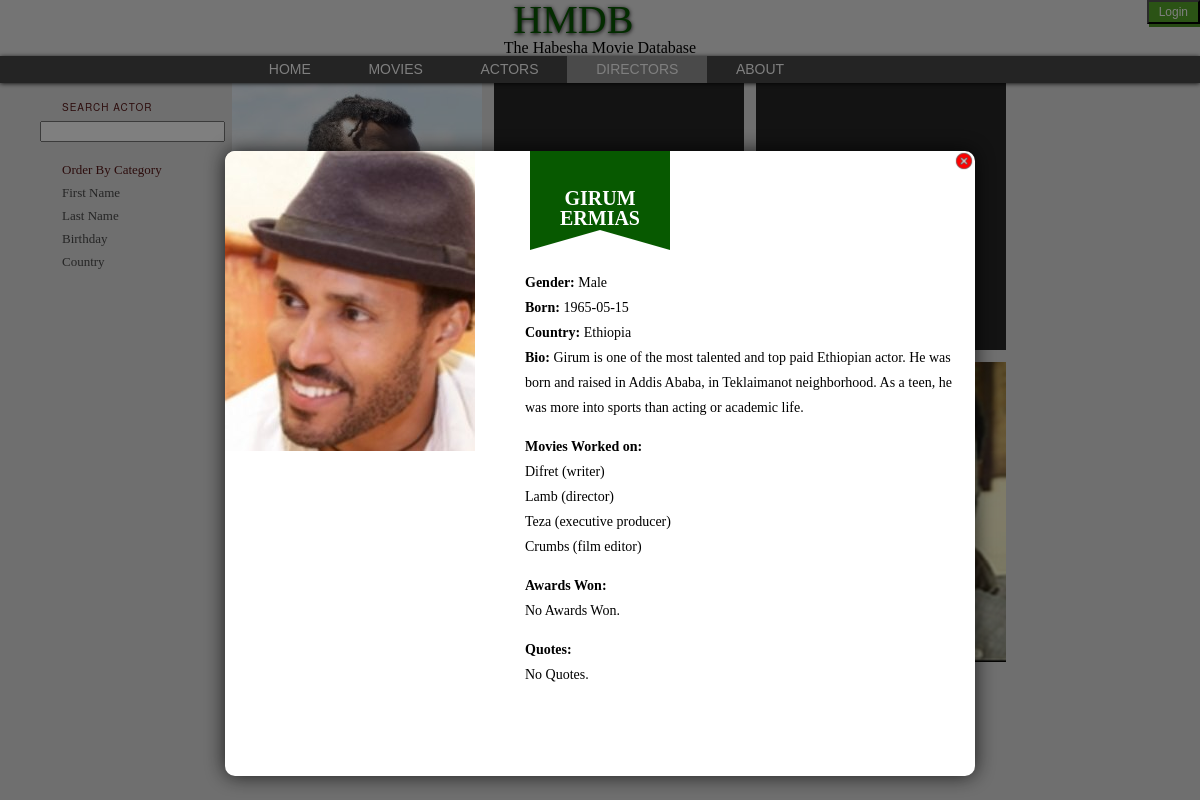
Screenshot of /hmdb_website/directors_view.php?person_info=19 with the database file from the repository.
### tables this page shows
CREATE TABLE `people` (
  `person_id` int(10) unsigned NOT NULL AUTO_INCREMENT,
  `first_name` varchar(30) NOT NULL,
  `last_name` varchar(30) NOT NULL,
  `gender` enum('M','F') NOT NULL,
  `Date_of_birth` date DEFAULT NULL,
  `country` varchar(30) DEFAULT NULL,
  `photo` text,
  `bio` text,
  PRIMARY KEY (`person_id`)
);

### hmdb_website/directors_view.php (the view, shortened to what this page needs)
<!DOCTYPE html>
<html>
    <head>
        <link href="style/prod-index.css" rel="stylesheet" type="text/css">
        <link rel="stylesheet" href="style/movies-style.css">
        <link rel="stylesheet" href="style/popup.css">
    </head>
    <body>
        <header id="top">
    <?php
        if(isset($_COOKIE["user"]) || isset($_COOKIE["admin"])){
            $usr_name = isset($_COOKIE["user"]) ? $_COOKIE["user"] : $_COOKIE["admin"];
            $usr_level = isset($_COOKIE["user"]) ? 0 : 1;
            $u_init = strtoupper($usr_name[0]);
            echo "<a href=\"usr_mgmt/logout.php?user=$usr_name&level=$usr_level\" style=\"float: right; font-size:14px;\">$usr_name (logout)</a>";
        }
        else{
    ?>
            <a href="usr_mgmt/index.php?current_page=movie_view.php"><button class="loginbtn" style="font-size: 12px; align-content: center">Login</button></a>
    <?php
        }
    ?>
    <h1>HMDB</h1>
    <h5 style="text-align: center">The Habesha Movie Database</h5>
        <nav id="mainNav">
            <ul class="centered">
                <li><a href="index.php">Home</a></li>
                <li><a href="movie_view.php">Movies</a></li>
                <li><a href="actors_view.php">Actors</a></li>
                <li><a href="#" class="thispage">Directors</a></li>
                <li><a href="about.php">About</a></li>
            </ul>
      </nav>
</header>
        <div id="thumbs-holder" style="display: block;">
        <?php
            $directors = "";
            if(isset($_GET["person_info"])){
                $editing_director = false;
                $person_info_id = $_GET["person_info"];
                if($person_info_id != "false"){
                    $cur_person = "SELECT * FROM people WHERE person_id = '$person_info_id'";
                    $person_info_result = mysql_query($cur_person);
                    $info_fname = mysql_result($person_info_result, 0, 'first_name');
                    $info_lname = mysql_result($person_info_result, 0, 'last_name');
                    $info_gender = mysql_result($person_info_result, 0, 'gender');
                    $info_birthday = mysql_result($person_info_result, 0, 'Date_of_birth');
                    $info_country = mysql_result($person_info_result, 0, 'country');
                    $info_photo = mysql_result($person_info_result, 0, 'photo');
                    $info_bio = mysql_result($person_info_result, 0, 'bio');
                    $cur_person_movies = "SELECT title, role_name FROM ((movie JOIN works_on ON movie.film_id=works_on.film_id) JOIN role ON role.role_id = works_on.role_id) WHERE person_id = '$person_info_id'";
                    $person_info_movies = mysql_query($cur_person_movies);
                    $info_mv_title = [];
                    $info_mv_role = [];
                    $n_mv_info = mysql_num_rows($person_info_movies);
                    for($o = 0; $o < $n_mv_info; $o++){
                        $info_mv_title[$o] = mysql_result($person_info_movies, $o, 'title');
                        $info_mv_role[$o] = mysql_result($person_info_movies, $o, 'role_name');
                    }
                    $cur_person_awards = "SELECT award.award_name, award.agency, award_given.year_given FROM award, award_given WHERE award.award_id = award_given.award_id AND award_given.person_id = $person_info_id";
                    $person_info_awards = mysql_query($cur_person_awards);
                    $n_award_info = mysql_num_rows($person_info_awards);
                    $cur_person_quotes = "SELECT movie.title, movie.released_date, quote.quote FROM movie, quote WHERE movie.film_id = quote.film_id AND quote.person_id = $person_info_id";
                    $person_info_quotes = mysql_query($cur_person_quotes);
                    $n_quotes_info = mysql_num_rows($person_info_quotes);
                    ?>
			<div id="modal-container" class="modal-container center-popup-cont open">
			  		<div style="margin-top: 151px;" class="popup-content">
			    		<div class="modal-top">
			      			<b><?php
                                    if(!$editing_director)
                                        echo $info_fname . " " . $info_lname;
                                    else{
                                        echo "<form method=\"post\" action=\"directors_view.php?person_info=$person_info_id\">";
                                        echo "<input type=\"text\" name=\"updated_firstname\" value=\"$info_fname\">";
                                        echo "<input type=\"text\" name=\"updated_lastname\" value=\"$info_lname\">";
                                    }
                                ?></b>
			    		</div>
			    		<div class="modal-text-cont-for-js">
						<div class="popup-content-install2">
			  				<div class="popup-left-img" style="background-image: url('<?php echo $info_photo; ?>')">
			  				</div>
			  				<div class="modal-text-cont">
                                <p><b>Gender:</b> <?php
                                                        if(!$editing_director)
                                                            if($info_gender == "F")
                                                                echo "Female";
                                                            else
                                                                echo "Male";
                                                        else
                                                            echo "<input type=\"text\" name=\"updated_gender\" value=\"$info_gender\">";
                                                    ?></p>
                                <p><b>Born:</b> <?php
                                                    if(!$editing_director)
                                                        echo $info_birthday;
                                                    else
                                                         echo "<input type=\"text\" name=\"updated_bdate\" value=\"$info_birthday\">";
                                                ?></p>
                                <p><b>Country:</b> <?php
                                                        if(!$editing_director)
                                                            echo $info_country;
                                                        else
                                                            echo "<input type=\"text\" name=\"updated_country\" value=\"$info_country\">";
                                                    ?></p>
                                <p><b>Bio:</b> <?php
                                                    if(!$editing_director)
                                                        echo $info_bio;
                                                    else{
                                                        echo "<textarea type=\"text\" name=\"updated_bio\">$info_bio</textarea>";
                                                        echo "<input type=\"submit\" name=\"submit_update\" value=\"Submit Update\">";
                                                        echo "</form>";
                                                    }
                                                ?></p>
                                <br><p><b>Movies Worked on:</b>
                                    <?php
                                    for($o = 0; $o < $n_mv_info; $o++){
                                        echo "<br>";
                                        echo $info_mv_title[$o] . " (" . $info_mv_role[$o] . ")";
                                    }
                                    ?>
                                    </p>
                                <br><p><b>Awards Won:</b>
                                    <?php
                                    if($n_award_info == 0)
                                        echo "<p>No Awards Won.</p>";
                                    ?>
                                    </p>
                                <br><p><b>Quotes:</b>
                                    <?php
                                    if($n_quotes_info == 0)
                                        echo "<p>No Quotes.</p>";
                                    ?>
                                    </p>
                                    <div class="btn-dwn-cont">
				  					<span><span class="browser-icon browser-icon-big" style="background-image:url('/img/browser/firefox.png')"></span></span>
								</div>
							</div>
						</div>
					</div>
                                            <a href="directors_view.php"><div class="close-modal close-modal-icon"></div></a>
			 	</div>
			</div>
                    <?php
                }
            }
            if(isset($_GET["f_name"])){
                $fname = sanitize($_GET["f_name"]);
                echo "<p>////////////////////////  $fname</p>";
                $directors = "SELECT * FROM people WHERE first_name like '%$fname%' or last_name like '%$fname%' AND person_id IN (SELECT person_id FROM works_on WHERE role_id = 1) ORDER BY person_id LIMIT 25";
            }
            else if(isset($_GET["country"])){
                $directors = "SELECT * FROM people WHERE person_id IN (SELECT person_id FROM works_on WHERE role_id = 1) ORDER BY country LIMIT 25";
            }
            else if(isset ($_GET["first"])){
                $directors = "SELECT * FROM people WHERE person_id IN (SELECT person_id FROM works_on WHERE role_id = 1) ORDER BY first_name LIMIT 25";
            }
            else if(isset($_GET["last"])){
                $directors = "SELECT * FROM people WHERE person_id IN (SELECT person_id FROM works_on WHERE role_id = 1) ORDER BY last_name DESC LIMIT 25";
            }
            else if(isset ($_GET["birthday"])){
                $directors = "SELECT * FROM people WHERE person_id IN (SELECT person_id FROM works_on WHERE role_id = 1) ORDER BY Date_of_birth DESC LIMIT 25";
            }
            else{
                $directors = "SELECT * FROM people  WHERE person_id IN (SELECT person_id FROM works_on WHERE role_id = 1) ORDER BY person_id LIMIT 25";
            }
            $ac_results = mysql_query($directors);
            $num_directors = mysql_num_rows($ac_results);
            for($i = 0; $i < $num_directors; $i++){
        ?>
        <div class="pic-thumb" >
        </div>
            <?php
            }
            ?>
    </div>
        <ul id="subnav" style="display: block;">
		<h4>Search Actor
		</h4>
		<li>
                    <form action="<?php echo $_SERVER["PHP_SELF"] ?>" method="get">
                        <input type="search" autocomplete="" name="f_name"><br><br>
                    </form>
                    <a href="<?php echo $_SERVER["PHP_SELF"] ?>" data-category="all" id="active-category">Order By Category
		</a>
		</li>
		<li>
                    <a href="<?php echo $_SERVER["PHP_SELF"] ?>?first=true" data-category="firstname">First Name
		</a>
		</li>
		<li>
                    <a href="<?php echo $_SERVER["PHP_SELF"] ?>?last=true" data-category="lastname">Last Name
		</a>
		</li>
		<li>
                    <a href="<?php echo $_SERVER["PHP_SELF"] ?>?birthday=true"  data-category="birthd">Birthday
		</a>
		</li>
		<li>
                    <a href="<?php echo $_SERVER["PHP_SELF"] ?>?country=true" data-category="countr">Country
		</a>
		</li>
		</ul>
    </body>
</html>

### hmdb_website/style/prod-index.css (style rules this page uses)
html { .background-color: #E9E9E9; .padding: 0px; margin-left: -8px; margin-right: -8px; }
h1 { .font-family: "Arial Black", Gadget, sans-serif; font-size: 40px; font-style: normal; font-weight: 600; font-variant: normal; text-transform: uppercase; color: #B4000B; text-align: center; margin: 0px; text-shadow: 0 1px 0.1em black; }
header { position: fixed; z-index: 50; width: 100%; background-color: #E9E9E9; margin-top: -10px; }
#mainNav ul { list-style-type: none; text-decoration: none; margin-left: 0px; margin-right: 0px; margin-top: 0px; margin-bottom: 0px; background-color: #484848; text-align: center; padding-left: 20%; padding-right: 20%; overflow: auto; }
#mainNav a { font-family: "Arial Black", Gadget, sans-serif; text-transform: uppercase; color: #FFF; background-color: inherit; text-align: center; display: block; float: left; width: auto; text-decoration: none; padding-top: 0.5%; padding-bottom: 0.5%; padding-right: 4%; padding-left: 4%; }
#mainNav a:hover, #mainNav a:active, #mainNav a:focus, #mainNav a.thispage { background-color: #969696; text-decoration: none; }

### hmdb_website/style/movies-style.css (style rules this page uses)
html,body,span, h2,h3,h4,h5,h6, p,a,font,img,ul,li { margin:0; padding:0; border:0; outline:0; font-weight:inherit; font-style:inherit; font-size:100%; vertical-align:baseline }
body { font-family:"minion-pro-1","minion-pro-2","Times New Roman",serif; line-height:1; color: #000; }
h1 { .font-family: "Arial Black", Gadget, sans-serif; font-size: 40px; font-style: normal; font-weight: 500; font-variant: normal; text-transform: uppercase; color: #075900; text-align: center; margin: 0px; text-shadow: 0 0.8px 0.1em black; }
header { position: fixed; z-index: 50; width: 100%; background-color: #E9E9E9; margin-top: -50px; }
#mainNav ul { list-style-type: none; text-decoration: none; margin-left: 0px; margin-right: 0px; margin-top: 0px; margin-bottom: 0px; background-color: #484848; text-align: center; padding-left: 20%; padding-right: 20%; overflow: auto; box-shadow: 0 0.9px 0.3em black; }
#mainNav a { font-family: "Arial Black", Gadget, sans-serif; text-transform: uppercase; color: #FFF; background-color: inherit; text-align: center; display: block; float: left; width: auto; text-decoration: none; padding-top: 0.9%; padding-bottom: 0.9%; padding-right: 4%; padding-left: 4%; font-size: 14px; }
#mainNav a:hover, #mainNav a:active, #mainNav a:focus, #mainNav a.thispage { background-color: #969696; text-decoration: none; }
div#thumbs-holder { float:left; margin-right:34px; margin-top:20; margin-left:232px; padding-bottom:53px }
div.pic-thumb { width:250px; height:300px; overflow:hidden; margin-right:12px; margin-bottom:12px; background:#262626;++ display:block; float:left; position:relative }
ul#subnav { position:fixed; top:0; left:0; display:block; margin-top:100px; margin-left:40px; background-color: inherit; }
ul#subnav a { color:#4b4b4b; text-decoration:none; line-height:23px; padding-left:22px; display:block; font-size:13px; letter-spacing:0 }
#subnav h4 { text-transform:uppercase; letter-spacing:1px; font:10px "Helvetica Neue",Arial,Helvetica,Geneva,sans-serif; margin-bottom:7px; margin-left:22px; }
#subnav a:hover,#subnav a#active-category,#subnav h4 { color:#591919 }
ol,ul { list-style:none }
body { height:100%; margin:0; padding:50px 0 0; background:#dedede url(../images/common/bg_gradient.png) repeat-x left top }
html { -webkit-text-size-adjust:none; -ms-text-size-adjust:none }
.loginbtn { background: #57A82A; color: #FFF; padding: 10px; box-shadow: 2px 3px 0px 0px #4B9224; line-height: 0px; float: right; }

### rows the page displays
people: first_name "GIRUM", last_name "ERMIAS", photo (picture), Date_of_birth "1965-05-15", country "Ethiopia", bio "Girum is one of the most talented and top paid Ethiopian actor. He was born and raised in Addis Ababa, in Teklaimanot neighborhood. As a teen, he was more into sports than acting or academic life."

### other values shown
$info_mv_title[$o] "Difret"
$info_mv_role[$o] "writer"
$info_mv_title[$o] "Lamb"
$info_mv_role[$o] "director"
$info_mv_title[$o] "Teza"
$info_mv_role[$o] "executive producer"
$info_mv_title[$o] "Crumbs"
$info_mv_role[$o] "film editor"
